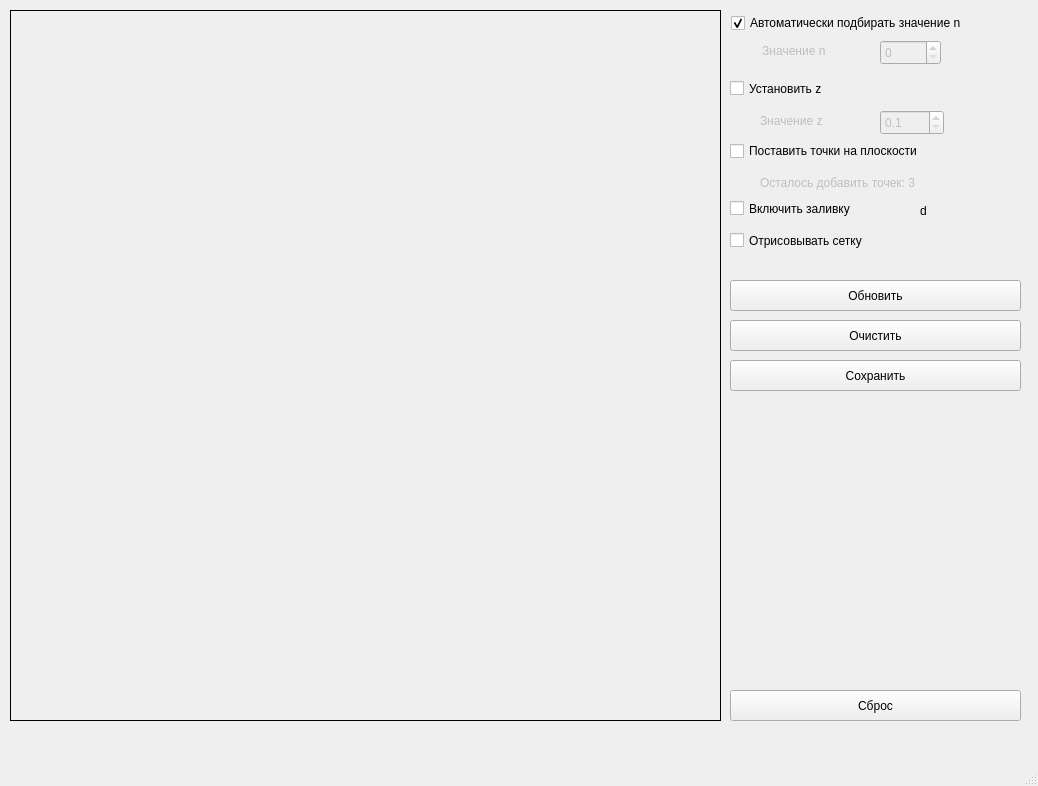
<?xml version="1.0" encoding="UTF-8"?>
<ui version="4.0">
 <class>MainWindow</class>
 <widget class="QMainWindow" name="MainWindow">
  <property name="geometry">
   <rect>
    <x>0</x>
    <y>0</y>
    <width>1038</width>
    <height>786</height>
   </rect>
  </property>
  <property name="cursor">
   <cursorShape>ArrowCursor</cursorShape>
  </property>
  <property name="windowTitle">
   <string>MainWindow</string>
  </property>
  <widget class="QWidget" name="centralWidget">
   <widget class="QLabel" name="lbGraph">
    <property name="geometry">
     <rect>
      <x>10</x>
      <y>10</y>
      <width>711</width>
      <height>711</height>
     </rect>
    </property>
    <property name="cursor">
     <cursorShape>OpenHandCursor</cursorShape>
    </property>
    <property name="frameShape">
     <enum>QFrame::Box</enum>
    </property>
    <property name="text">
     <string/>
    </property>
   </widget>
   <widget class="QCheckBox" name="cb_choosePoint">
    <property name="geometry">
     <rect>
      <x>730</x>
      <y>140</y>
      <width>251</width>
      <height>22</height>
     </rect>
    </property>
    <property name="font">
     <font>
      <pointsize>9</pointsize>
     </font>
    </property>
    <property name="cursor">
     <cursorShape>PointingHandCursor</cursorShape>
    </property>
    <property name="text">
     <string>Поставить точки на плоскости</string>
    </property>
   </widget>
   <widget class="QPushButton" name="pb_saveAs">
    <property name="geometry">
     <rect>
      <x>730</x>
      <y>360</y>
      <width>291</width>
      <height>31</height>
     </rect>
    </property>
    <property name="cursor">
     <cursorShape>PointingHandCursor</cursorShape>
    </property>
    <property name="text">
     <string>Сохранить</string>
    </property>
   </widget>
   <widget class="QPushButton" name="pb_clear">
    <property name="geometry">
     <rect>
      <x>730</x>
      <y>320</y>
      <width>291</width>
      <height>31</height>
     </rect>
    </property>
    <property name="cursor">
     <cursorShape>PointingHandCursor</cursorShape>
    </property>
    <property name="text">
     <string>Очистить</string>
    </property>
   </widget>
   <widget class="QPushButton" name="pb_update">
    <property name="enabled">
     <bool>true</bool>
    </property>
    <property name="geometry">
     <rect>
      <x>730</x>
      <y>280</y>
      <width>291</width>
      <height>31</height>
     </rect>
    </property>
    <property name="cursor">
     <cursorShape>PointingHandCursor</cursorShape>
    </property>
    <property name="text">
     <string>Обновить</string>
    </property>
   </widget>
   <widget class="QLabel" name="label_2">
    <property name="enabled">
     <bool>false</bool>
    </property>
    <property name="geometry">
     <rect>
      <x>760</x>
      <y>170</y>
      <width>251</width>
      <height>20</height>
     </rect>
    </property>
    <property name="font">
     <font>
      <pointsize>9</pointsize>
     </font>
    </property>
    <property name="text">
     <string>Осталось добавить точек: 3</string>
    </property>
    <property name="alignment">
     <set>Qt::AlignBottom|Qt::AlignLeading|Qt::AlignLeft</set>
    </property>
   </widget>
   <widget class="QCheckBox" name="cb_fill">
    <property name="geometry">
     <rect>
      <x>730</x>
      <y>200</y>
      <width>161</width>
      <height>17</height>
     </rect>
    </property>
    <property name="font">
     <font>
      <pointsize>9</pointsize>
     </font>
    </property>
    <property name="cursor">
     <cursorShape>PointingHandCursor</cursorShape>
    </property>
    <property name="text">
     <string>Включить заливку</string>
    </property>
   </widget>
   <widget class="QCheckBox" name="cb_showGrid">
    <property name="geometry">
     <rect>
      <x>730</x>
      <y>230</y>
      <width>181</width>
      <height>21</height>
     </rect>
    </property>
    <property name="font">
     <font>
      <pointsize>9</pointsize>
     </font>
    </property>
    <property name="cursor">
     <cursorShape>PointingHandCursor</cursorShape>
    </property>
    <property name="text">
     <string>Отрисовывать сетку</string>
    </property>
   </widget>
   <widget class="QCheckBox" name="cb_setZ">
    <property name="geometry">
     <rect>
      <x>730</x>
      <y>80</y>
      <width>131</width>
      <height>17</height>
     </rect>
    </property>
    <property name="font">
     <font>
      <pointsize>9</pointsize>
     </font>
    </property>
    <property name="cursor">
     <cursorShape>PointingHandCursor</cursorShape>
    </property>
    <property name="text">
     <string>Установить z</string>
    </property>
   </widget>
   <widget class="QLabel" name="label_3">
    <property name="enabled">
     <bool>false</bool>
    </property>
    <property name="geometry">
     <rect>
      <x>760</x>
      <y>110</y>
      <width>101</width>
      <height>21</height>
     </rect>
    </property>
    <property name="font">
     <font>
      <pointsize>9</pointsize>
     </font>
    </property>
    <property name="text">
     <string>Значение z</string>
    </property>
   </widget>
   <widget class="QDoubleSpinBox" name="sb_z">
    <property name="enabled">
     <bool>false</bool>
    </property>
    <property name="geometry">
     <rect>
      <x>880</x>
      <y>110</y>
      <width>64</width>
      <height>25</height>
     </rect>
    </property>
    <property name="decimals">
     <number>1</number>
    </property>
    <property name="minimum">
     <double>0.100000000000000</double>
    </property>
    <property name="maximum">
     <double>99.000000000000000</double>
    </property>
    <property name="singleStep">
     <double>0.100000000000000</double>
    </property>
   </widget>
   <widget class="QCheckBox" name="cb_nAuto">
    <property name="geometry">
     <rect>
      <x>731</x>
      <y>11</y>
      <width>241</width>
      <height>24</height>
     </rect>
    </property>
    <property name="font">
     <font>
      <pointsize>9</pointsize>
     </font>
    </property>
    <property name="cursor">
     <cursorShape>PointingHandCursor</cursorShape>
    </property>
    <property name="text">
     <string>Автоматически подбирать значение n</string>
    </property>
    <property name="checked">
     <bool>true</bool>
    </property>
    <property name="tristate">
     <bool>false</bool>
    </property>
   </widget>
   <widget class="QSpinBox" name="sb_n">
    <property name="enabled">
     <bool>false</bool>
    </property>
    <property name="geometry">
     <rect>
      <x>880</x>
      <y>40</y>
      <width>61</width>
      <height>25</height>
     </rect>
    </property>
    <property name="maximum">
     <number>12</number>
    </property>
   </widget>
   <widget class="QLabel" name="label">
    <property name="enabled">
     <bool>false</bool>
    </property>
    <property name="geometry">
     <rect>
      <x>750</x>
      <y>40</y>
      <width>91</width>
      <height>21</height>
     </rect>
    </property>
    <property name="font">
     <font>
      <pointsize>9</pointsize>
     </font>
    </property>
    <property name="layoutDirection">
     <enum>Qt::LeftToRight</enum>
    </property>
    <property name="text">
     <string>Значение n </string>
    </property>
    <property name="alignment">
     <set>Qt::AlignCenter</set>
    </property>
   </widget>
   <widget class="QPushButton" name="pb_default">
    <property name="geometry">
     <rect>
      <x>730</x>
      <y>690</y>
      <width>291</width>
      <height>31</height>
     </rect>
    </property>
    <property name="cursor">
     <cursorShape>PointingHandCursor</cursorShape>
    </property>
    <property name="text">
     <string>Сброс</string>
    </property>
   </widget>
   <widget class="QLabel" name="lbl_sampleColor">
    <property name="geometry">
     <rect>
      <x>920</x>
      <y>200</y>
      <width>21</width>
      <height>21</height>
     </rect>
    </property>
    <property name="cursor">
     <cursorShape>PointingHandCursor</cursorShape>
    </property>
    <property name="frameShape">
     <enum>QFrame::NoFrame</enum>
    </property>
    <property name="text">
     <string>d</string>
    </property>
    <property name="scaledContents">
     <bool>false</bool>
    </property>
   </widget>
  </widget>
  <widget class="QMenuBar" name="menuBar">
   <property name="geometry">
    <rect>
     <x>0</x>
     <y>0</y>
     <width>1038</width>
     <height>25</height>
    </rect>
   </property>
  </widget>
  <widget class="QStatusBar" name="statusBar"/>
 </widget>
 <layoutdefault spacing="6" margin="11"/>
 <resources/>
 <connections/>
</ui>
